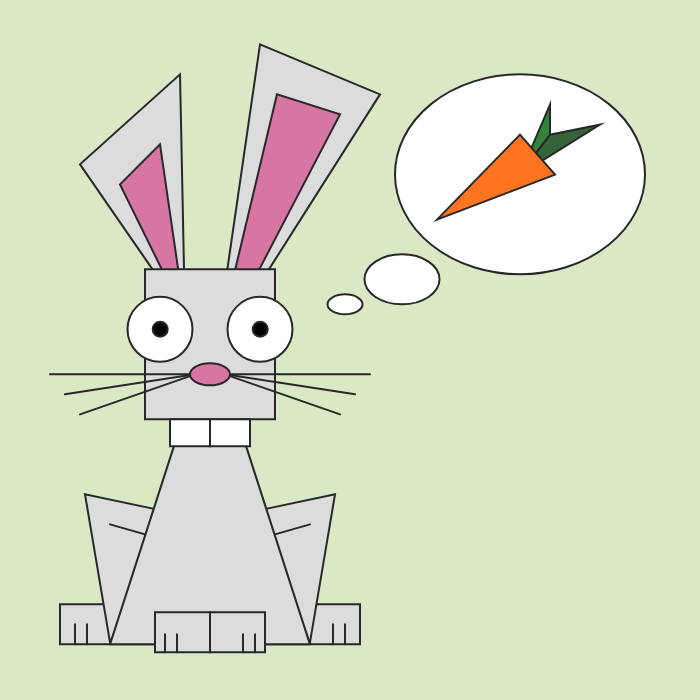
Frame 1 (no input)
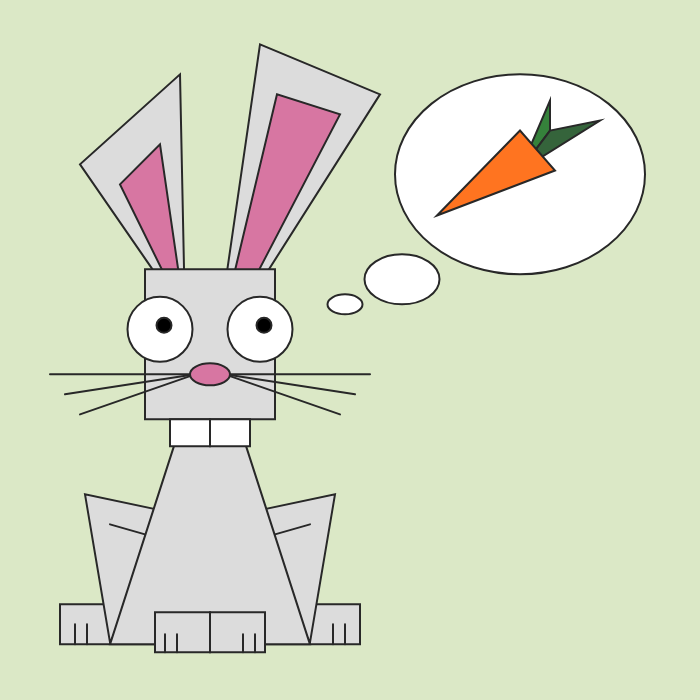
Frame 60 (no input)
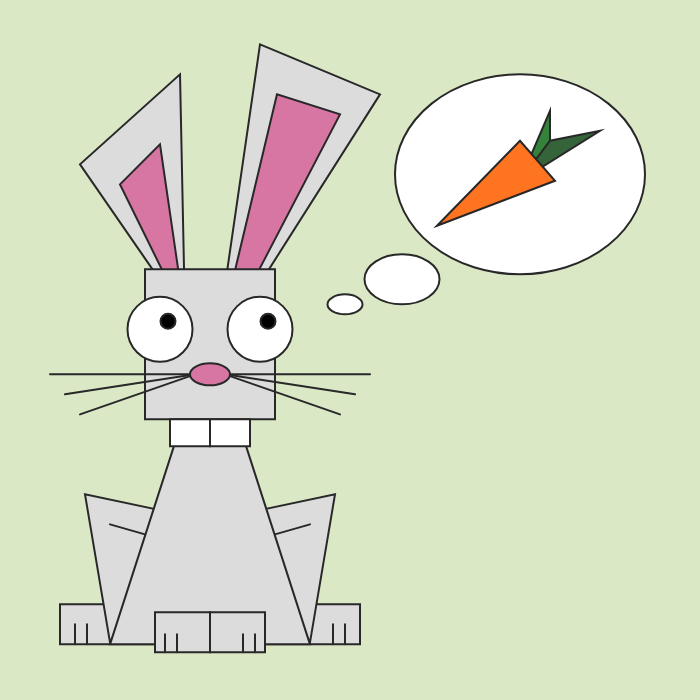
Frame 120 (the mouse pressed at the canvas centre since frame 60)

The p5.js sketch that drew these frames (run headless with seeded random() and noise() and a simulated clock; from frame 60 on, the mouse is pressed at the canvas centre):

// p5.js sketch
// ── sketch.js
let xMax = 700
let yMax = 700
let xbunny = xMax/2
let ybunny = yMax/2.3

// animazione occhi
let spostamentoX = 0;
let spostamentoY = 0;
let direzione = 1;

// animazione carota
let movimentoCarota = 0;
let direzioneCarota = 1;

function setup() {
  createCanvas(xMax, yMax);
}

function draw() {
  background(219,232,198);

  //coniglio
  push();
   translate(-140, 40);

  //orecchia sinistra
  fill(220);
  stroke(40);
  strokeWeight(2);
  triangle (xbunny-25, ybunny-28,xbunny-30, ybunny-270, xbunny-130, ybunny-180);

  //orecchia sinistra (rosa)
  fill(215, 118, 162);
  stroke(40);
  strokeWeight(2);
  triangle (xbunny-25, ybunny-28,xbunny-50, ybunny-200, xbunny-90, ybunny-160);

  //orecchia destra
  fill(220);
  stroke(40);
  strokeWeight(2);
  triangle (xbunny+5, ybunny+10,xbunny+50, ybunny-300, xbunny+170, ybunny-250);

  //orecchia destra (rosa)
  fill(215, 118, 162);
  stroke(40);
  strokeWeight(2);
  triangle (xbunny+5, ybunny+10,xbunny+67, ybunny-250, xbunny+130, ybunny-230);

  //zampe posteriori
  fill(220);
  stroke(40);
  strokeWeight(2);
  rectMode(CENTER);
  rect(xbunny, ybunny+280, 300, 40)

  line(xbunny-135, ybunny+280, xbunny-135, ybunny+300);
  line(xbunny-123, ybunny+280, xbunny-123, ybunny+300);

  line(xbunny+135, ybunny+280, xbunny+135, ybunny+300);
  line(xbunny+123, ybunny+280, xbunny+123, ybunny+300);

  //gamba sinistra
  fill(220);
  stroke(40);
  strokeWeight(2);
  triangle (xbunny-100, ybunny+298,xbunny-30, ybunny+170, xbunny-125, ybunny+150);

  line(xbunny-30, ybunny+200, xbunny-100, ybunny+180);

  //gamba destra
  fill(220);
  stroke(40);
  strokeWeight(2);
  triangle (xbunny+100, ybunny+298,xbunny+30, ybunny+170, xbunny+125, ybunny+150);

  line(xbunny+30, ybunny+200, xbunny+100, ybunny+180);
  
  //corpo
  fill(220);
  stroke(40);
  strokeWeight(2);
  triangle (xbunny-100, ybunny+300,xbunny, ybunny-10, xbunny+100, ybunny+300);
  
  //testa
  fill(220);
  stroke(40);
  strokeWeight(2);
  rectMode(CENTER);
  rect(xbunny, ybunny, 130, 150)

  //occho sinistro
  fill(255);
  stroke (40);
  strokeWeight(2);
  ellipse(xbunny-50, ybunny-15, 65, 65);

  //occho destro
  fill(255);
  stroke (40);
  strokeWeight(2);
  ellipse(xbunny+50, ybunny-15, 65, 65);
  
  // pupille - movimento automatico verso l'alto a destra
  spostamentoX = spostamentoX + 0.2 * direzione;
  spostamentoY = spostamentoY - 0.2 * direzione;
    // quando raggiungono il limite, inverti la direzione
    if (spostamentoX >= 8) {
    spostamentoX = 8;
    direzione = -1;
    }
    if (spostamentoX <= 0) {
    spostamentoX = 0;
    direzione = 1;
    }
  disegnaPupille();

  //baffi sinistri
  line(xbunny+15, ybunny+30, xbunny+130, ybunny+70);
  line(xbunny+15, ybunny+30, xbunny+145, ybunny+50);
  line(xbunny+15, ybunny+30, xbunny+160, ybunny+30);

  //baffi sinistri
  line(xbunny-15, ybunny+30, xbunny-130, ybunny+70);
  line(xbunny-15, ybunny+30, xbunny-145, ybunny+50);
  line(xbunny-15, ybunny+30, xbunny-160, ybunny+30);

  //naso
  fill(215, 118, 162);
  stroke (40);
  strokeWeight(2);
  ellipse(xbunny, ybunny+30, 40, 22);  

  //dente sinitro
  fill(255);
  stroke(40);
  strokeWeight(2);
  rectMode(CENTER);
  rect(xbunny-20, ybunny+88.5, 40, 27)

  //dente destro
  fill(255);
  stroke(40);
  strokeWeight(2);
  rectMode(CENTER);
  rect(xbunny+20, ybunny+88.5, 40, 27)

  //zampa anteriore sinistra
  fill(220);
  stroke(40);
  strokeWeight(2);
  rectMode(CENTER);
  rect(xbunny-27.5, ybunny+288, 55, 40)

  line(xbunny-33, ybunny+290, xbunny-33, ybunny+308);
  line(xbunny-45, ybunny+290, xbunny-45, ybunny+308);

  //zampa anteriore destra
  fill(220);
  stroke(40);
  strokeWeight(2);
  rectMode(CENTER);
  rect(xbunny+27.5, ybunny+288, 55, 40)

  line(xbunny+33, ybunny+290, xbunny+33, ybunny+308);
  line(xbunny+45, ybunny+290, xbunny+45, ybunny+308);
  
  pop();
  //nuvoletta
  push();

  fill(255, 255, 255);
  stroke (40);
  strokeWeight(2);
  ellipse(xbunny+170, ybunny-130, 250, 200);  

  fill(255, 255, 255);
  stroke (40);
  strokeWeight(2);
  ellipse(xbunny+52, ybunny-25, 75, 50); 

  fill(255, 255, 255);
  stroke (40);
  strokeWeight(2);
  ellipse(xbunny-5, ybunny, 35, 20); 

  pop();

  // movimento verticale della carota
  movimentoCarota += 0.3 * direzioneCarota;
    if (movimentoCarota >= 7) {
    movimentoCarota = 7;
    direzioneCarota = -1;
    }
    if (movimentoCarota <= -7) {
    movimentoCarota = -7;
    direzioneCarota = 1;
    }
  
  //carota
  push();
  translate(0, movimentoCarota);

  //foglie della carota
  fill(53, 130, 59);
  stroke(40);
  strokeWeight(2);
  triangle (xbunny+200, ybunny-170,xbunny+170, ybunny-130, xbunny+200, ybunny-200);
  
  fill(53, 100, 59);
  stroke(40);
  strokeWeight(2);
  triangle (xbunny+200, ybunny-170,xbunny+170, ybunny-130, xbunny+250, ybunny-180);

  //carota
  fill(255, 116, 32);
  stroke(40);
  strokeWeight(2);
  triangle (xbunny+87, ybunny-85,xbunny+205, ybunny-130, xbunny+170, ybunny-170);
  
  pop();
}

  //movimento pupille
  function disegnaPupille() {
  fill(0);
  stroke(40);
  strokeWeight(2);
  let xOcchi = [xbunny - 50, xbunny + 50];
  let yOcchi = [ybunny - 15, ybunny - 15];
  for (let i = 0; i < 2; i++) {
    ellipse(
      xOcchi[i] + spostamentoX,
      yOcchi[i] + spostamentoY,
      15,
      15
    );
  }
}
